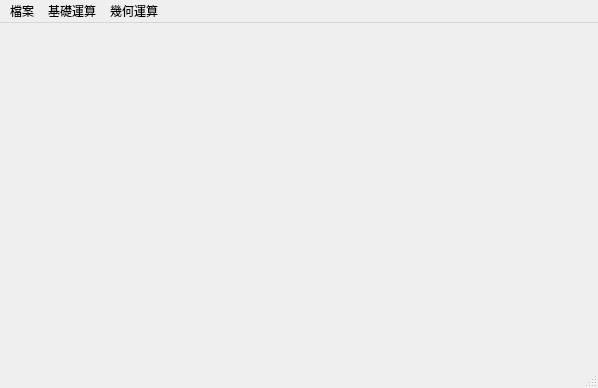
<?xml version="1.0" encoding="UTF-8"?>
<ui version="4.0">
 <class>MainWindow</class>
 <widget class="QMainWindow" name="MainWindow">
  <property name="geometry">
   <rect>
    <x>0</x>
    <y>0</y>
    <width>598</width>
    <height>388</height>
   </rect>
  </property>
  <property name="windowTitle">
   <string>MainWindow</string>
  </property>
  <widget class="QWidget" name="centralwidget"/>
  <widget class="QMenuBar" name="menubar">
   <property name="geometry">
    <rect>
     <x>0</x>
     <y>0</y>
     <width>598</width>
     <height>25</height>
    </rect>
   </property>
   <widget class="QMenu" name="menu">
    <property name="title">
     <string>檔案</string>
    </property>
    <addaction name="OpenFile"/>
    <addaction name="SaveFile"/>
    <addaction name="Close"/>
   </widget>
   <widget class="QMenu" name="menu_2">
    <property name="title">
     <string>基礎運算</string>
    </property>
    <addaction name="Source"/>
    <addaction name="Gray"/>
    <addaction name="Histogram"/>
    <addaction name="FixedThreshold"/>
    <addaction name="OTSUThreshold"/>
    <addaction name="separator"/>
    <addaction name="Equalize_Gray"/>
   </widget>
   <widget class="QMenu" name="menu_3">
    <property name="title">
     <string>幾何運算</string>
    </property>
    <addaction name="Translation"/>
   </widget>
   <addaction name="menu"/>
   <addaction name="menu_2"/>
   <addaction name="menu_3"/>
  </widget>
  <widget class="QStatusBar" name="statusbar"/>
  <action name="OpenFile">
   <property name="text">
    <string>開啟舊檔</string>
   </property>
  </action>
  <action name="Close">
   <property name="text">
    <string>關閉程式</string>
   </property>
  </action>
  <action name="Gray">
   <property name="text">
    <string>灰階轉換</string>
   </property>
  </action>
  <action name="Source">
   <property name="text">
    <string>顯示原圖</string>
   </property>
  </action>
  <action name="FixedThreshold">
   <property name="text">
    <string>二值化（固定門閥值）</string>
   </property>
  </action>
  <action name="OTSUThreshold">
   <property name="text">
    <string>二值化（OTSU）</string>
   </property>
  </action>
  <action name="Histogram">
   <property name="text">
    <string>直方圖</string>
   </property>
  </action>
  <action name="Equalize_Gray">
   <property name="text">
    <string>灰階均化</string>
   </property>
  </action>
  <action name="SaveFile">
   <property name="text">
    <string>儲存檔案</string>
   </property>
  </action>
  <action name="Translation">
   <property name="text">
    <string>圖形移動</string>
   </property>
  </action>
 </widget>
 <resources/>
 <connections>
  <connection>
   <sender>OpenFile</sender>
   <signal>activated()</signal>
   <receiver>MainWindow</receiver>
   <slot>slotOpenFile()</slot>
   <hints>
    <hint type="sourcelabel">
     <x>-1</x>
     <y>-1</y>
    </hint>
    <hint type="destinationlabel">
     <x>298</x>
     <y>193</y>
    </hint>
   </hints>
  </connection>
  <connection>
   <sender>Close</sender>
   <signal>activated()</signal>
   <receiver>MainWindow</receiver>
   <slot>slotClose()</slot>
   <hints>
    <hint type="sourcelabel">
     <x>-1</x>
     <y>-1</y>
    </hint>
    <hint type="destinationlabel">
     <x>298</x>
     <y>193</y>
    </hint>
   </hints>
  </connection>
  <connection>
   <sender>Gray</sender>
   <signal>activated()</signal>
   <receiver>MainWindow</receiver>
   <slot>slotGray()</slot>
   <hints>
    <hint type="sourcelabel">
     <x>-1</x>
     <y>-1</y>
    </hint>
    <hint type="destinationlabel">
     <x>298</x>
     <y>193</y>
    </hint>
   </hints>
  </connection>
  <connection>
   <sender>Source</sender>
   <signal>activated()</signal>
   <receiver>MainWindow</receiver>
   <slot>slotSource()</slot>
   <hints>
    <hint type="sourcelabel">
     <x>-1</x>
     <y>-1</y>
    </hint>
    <hint type="destinationlabel">
     <x>298</x>
     <y>193</y>
    </hint>
   </hints>
  </connection>
  <connection>
   <sender>FixedThreshold</sender>
   <signal>activated()</signal>
   <receiver>MainWindow</receiver>
   <slot>slotFixedThreshold()</slot>
   <hints>
    <hint type="sourcelabel">
     <x>-1</x>
     <y>-1</y>
    </hint>
    <hint type="destinationlabel">
     <x>298</x>
     <y>193</y>
    </hint>
   </hints>
  </connection>
  <connection>
   <sender>OTSUThreshold</sender>
   <signal>activated()</signal>
   <receiver>MainWindow</receiver>
   <slot>slotOTSUThreshold()</slot>
   <hints>
    <hint type="sourcelabel">
     <x>-1</x>
     <y>-1</y>
    </hint>
    <hint type="destinationlabel">
     <x>298</x>
     <y>193</y>
    </hint>
   </hints>
  </connection>
  <connection>
   <sender>Histogram</sender>
   <signal>activated()</signal>
   <receiver>MainWindow</receiver>
   <slot>slotHistogram()</slot>
   <hints>
    <hint type="sourcelabel">
     <x>-1</x>
     <y>-1</y>
    </hint>
    <hint type="destinationlabel">
     <x>298</x>
     <y>193</y>
    </hint>
   </hints>
  </connection>
  <connection>
   <sender>Equalize_Gray</sender>
   <signal>activated()</signal>
   <receiver>MainWindow</receiver>
   <slot>slotEqualize()</slot>
   <hints>
    <hint type="sourcelabel">
     <x>-1</x>
     <y>-1</y>
    </hint>
    <hint type="destinationlabel">
     <x>298</x>
     <y>193</y>
    </hint>
   </hints>
  </connection>
  <connection>
   <sender>SaveFile</sender>
   <signal>activated()</signal>
   <receiver>MainWindow</receiver>
   <slot>slotSaveFile()</slot>
   <hints>
    <hint type="sourcelabel">
     <x>-1</x>
     <y>-1</y>
    </hint>
    <hint type="destinationlabel">
     <x>298</x>
     <y>193</y>
    </hint>
   </hints>
  </connection>
  <connection>
   <sender>Translation</sender>
   <signal>activated()</signal>
   <receiver>MainWindow</receiver>
   <slot>slotTranslation()</slot>
   <hints>
    <hint type="sourcelabel">
     <x>-1</x>
     <y>-1</y>
    </hint>
    <hint type="destinationlabel">
     <x>298</x>
     <y>193</y>
    </hint>
   </hints>
  </connection>
 </connections>
 <slots>
  <slot>slotClose()</slot>
  <slot>slotOpenFile()</slot>
  <slot>slotGray()</slot>
  <slot>slotSource()</slot>
  <slot>slotFixedThreshold()</slot>
  <slot>slotOTSUThreshold()</slot>
  <slot>slotHistogram()</slot>
  <slot>slotEqualize()</slot>
  <slot>slotSaveFile()</slot>
  <slot>slotTranslation()</slot>
 </slots>
</ui>
